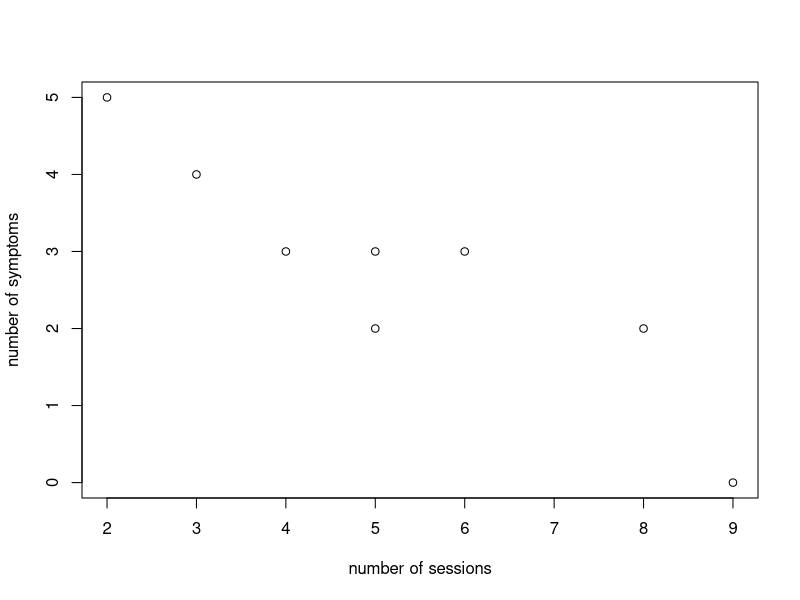
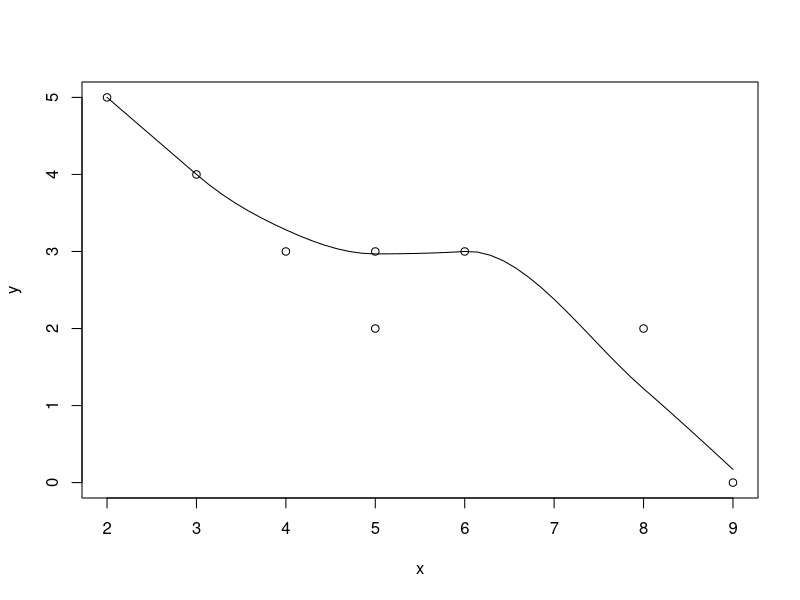

Generate these figures, in order, with R:
# linear regression

# table 16.5
x <- c(9, 5, 8, 2, 6, 3, 5, 4)
y <- c(0, 3, 2, 5, 3, 4, 2, 3)

plot(x,y, xlab="number of sessions", ylab = "number of symptoms")
scatter.smooth(x,y)

model <- lm(y~x)
summary(model)


# multiple regression Example 16.4 
age <- c(19, 21, 26, 28, 32, 30)
education <- c(12, 14, 13, 18, 17, 16)
sales <- c(20, 40, 30, 68, 70, 60)

model <- lm(sales~ age + education)
summary(model)

# standardized coefficients
b <- summary(model)$coef[2:3,1]
sy <- apply(model$model[1], 2, sd)
sx <- apply(model$model[2:3], 2, sd)
betas <- b * (sx/sy)
